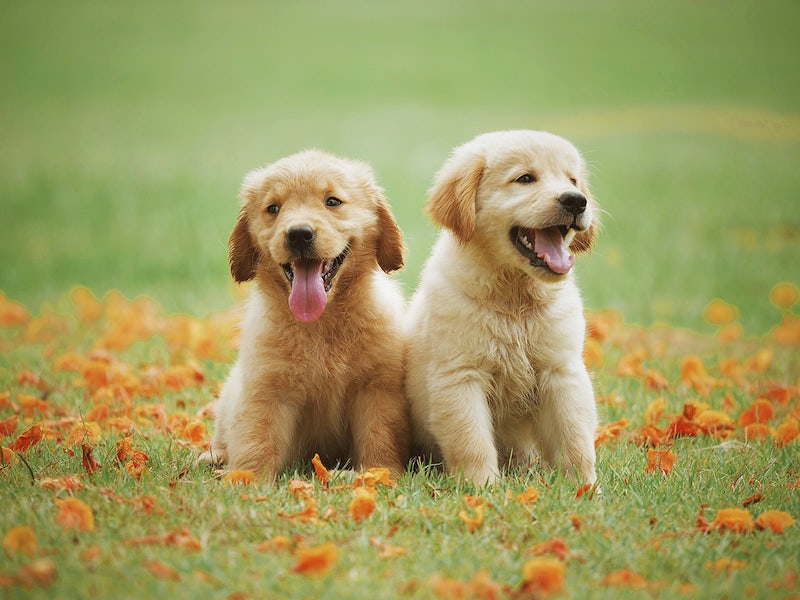
#> input picture OpenCV_Python_Tutorials/Working_with_Images/Drawing_Functions/puppy.jpg, 800 x 600 px
$ python 01_Draw_a_line.py
#> lines starting #> are read from the running program, lines starting #| are printed output that depends on the picture; after the words box and inside, x2 and y2 are one past the last pixel; in counts of white or black regions, pixels touching at a corner belong together
import numpy as np
import cv2

# read an input image
image = cv2.imread("puppy.jpg", 1)
#> image is the input picture: shape (600, 800, 3); mean B, G, R 95.7, 155.9, 159.3

cv2.imshow("image", image)

# draw a line on above image
image_line = cv2.line(image, (0,0), (250,250), (0,255,0), 9)

cv2.imshow("image_line", image_line)

cv2.waitKey(0)
cv2.destroyAllWindows()

# draw a line on black screen using numpy library
# create a black screen using numpy
image = np.zeros((512, 512, 3), dtype='uint8')

# draw a line
image_black = cv2.line(image, (0,0), (250,250), (255, 255, 255), 9)

cv2.imshow("image_black", image_black)
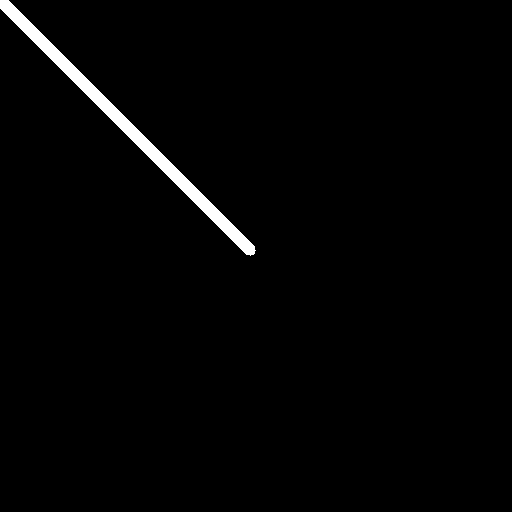
#> window 'image_black': shape (512, 512, 3); 1.6% white; 1 white region, box (x1, y1, x2, y2) and area: (0, 0, 256, 256) 4264

cv2.waitKey(0)
cv2.destroyAllWindows()
